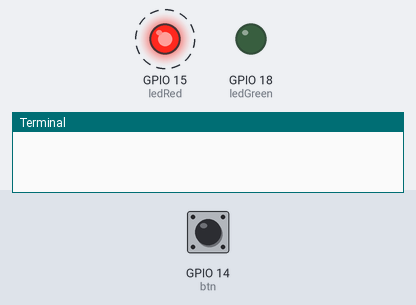
A program run on a simulated Raspberry Pi (BCM pin numbers). Shown: output pins drawn as LEDs (lit = HIGH), the last lines printed to the terminal. Dashed ring = blinking. The inputs (shaded band) are chosen by the test bench; at power-on: GPIO 14 (btn) HIGH.

Above: at 1.2 s.
1.3 s: GPIO 14 (btn) pulled LOW for 0.15 s
At 2.4 s:
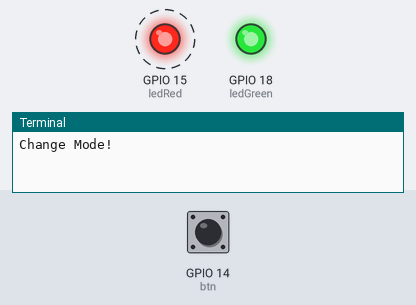
4.4 s: GPIO 14 (btn) pulled LOW for 1 s
8.4 s: GPIO 14 (btn) pulled LOW for 3.2 s
Timing chart, 0 to 19.1 s (numbered marks = the images above; inputs shaded):
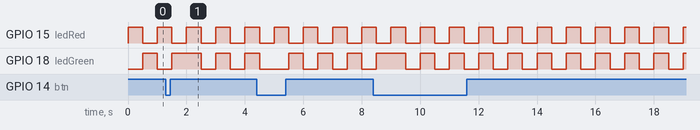

The program:

Test6.py
```python
from gpiozero import Button, LED
from time import sleep

mode = 0

def press():
    print("Change Mode!")
    global mode
    mode = 1 - mode

ledRed = LED(15)
ledGreen = LED(18)
btn = Button(14)

btn.when_pressed = press

while True:
    if mode == 0:
        ledRed.on()
        sleep(0.5)
        ledRed.off()
        ledGreen.on()
        sleep(0.5)
        ledGreen.off()

    else:
        ledRed.on()
        ledGreen.on()
        sleep(0.5)
        ledRed.off()
        ledGreen.off()
        sleep(0.5)
```

Measured:
- by itself, GPIO 15 (ledRed): alternates HIGH for 0.50 s and LOW for 0.50 s
- by itself, GPIO 18 (ledGreen): repeats every 1.0 s: LOW 0.50 s, HIGH 0.50 s
